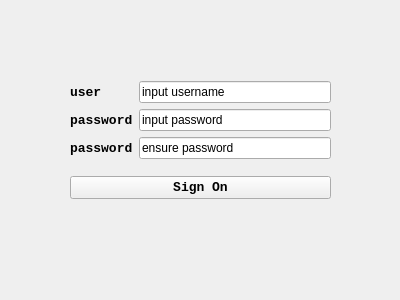
<?xml version="1.0" encoding="UTF-8"?>
<ui version="4.0">
 <class>SignOn</class>
 <widget class="QWidget" name="SignOn">
  <property name="geometry">
   <rect>
    <x>0</x>
    <y>0</y>
    <width>400</width>
    <height>300</height>
   </rect>
  </property>
  <property name="windowTitle">
   <string>Form</string>
  </property>
  <widget class="QWidget" name="layoutWidget">
   <property name="geometry">
    <rect>
     <x>70</x>
     <y>70</y>
     <width>261</width>
     <height>141</height>
    </rect>
   </property>
   <layout class="QVBoxLayout" name="verticalLayout_3">
    <property name="spacing">
     <number>6</number>
    </property>
    <item>
     <layout class="QHBoxLayout" name="horizontalLayout">
      <item>
       <layout class="QVBoxLayout" name="verticalLayout">
        <item>
         <widget class="QLabel" name="userLabel">
          <property name="font">
           <font>
            <family>Consolas</family>
            <pointsize>10</pointsize>
            <weight>75</weight>
            <bold>true</bold>
           </font>
          </property>
          <property name="text">
           <string>user</string>
          </property>
         </widget>
        </item>
        <item>
         <widget class="QLabel" name="pwLabel">
          <property name="font">
           <font>
            <family>Consolas</family>
            <pointsize>10</pointsize>
            <weight>75</weight>
            <bold>true</bold>
           </font>
          </property>
          <property name="text">
           <string>password</string>
          </property>
         </widget>
        </item>
        <item>
         <widget class="QLabel" name="pwLabel2">
          <property name="font">
           <font>
            <family>Consolas</family>
            <pointsize>10</pointsize>
            <weight>75</weight>
            <bold>true</bold>
           </font>
          </property>
          <property name="text">
           <string>password</string>
          </property>
         </widget>
        </item>
       </layout>
      </item>
      <item>
       <layout class="QVBoxLayout" name="verticalLayout_2">
        <item>
         <widget class="QLineEdit" name="userLineEdit">
          <property name="text">
           <string>input username</string>
          </property>
         </widget>
        </item>
        <item>
         <widget class="QLineEdit" name="pwLineEdit1">
          <property name="text">
           <string>input password</string>
          </property>
          <property name="echoMode">
           <enum>QLineEdit::Normal</enum>
          </property>
         </widget>
        </item>
        <item>
         <widget class="QLineEdit" name="pwLineEidt2">
          <property name="text">
           <string>ensure password</string>
          </property>
          <property name="echoMode">
           <enum>QLineEdit::Normal</enum>
          </property>
         </widget>
        </item>
       </layout>
      </item>
     </layout>
    </item>
    <item>
     <widget class="QPushButton" name="signOnButton">
      <property name="font">
       <font>
        <family>Consolas</family>
        <pointsize>10</pointsize>
        <weight>75</weight>
        <bold>true</bold>
       </font>
      </property>
      <property name="text">
       <string>Sign On</string>
      </property>
     </widget>
    </item>
   </layout>
  </widget>
 </widget>
 <resources/>
 <connections/>
</ui>
